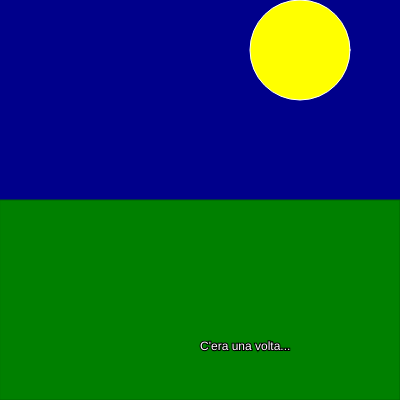
Frame 1 (no input)
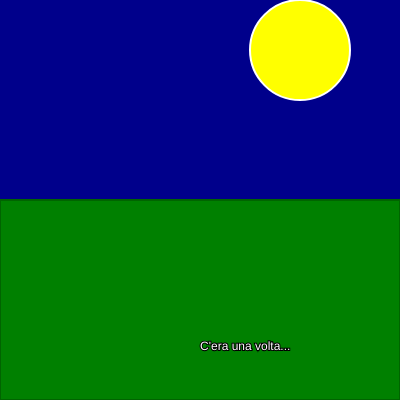
Frame 60 (no input)
Frame 120 (the mouse pressed at the canvas centre since frame 60): identical to frame 60, image omitted

The p5.js sketch that drew these frames (run headless with seeded random() and noise() and a simulated clock; from frame 60 on, the mouse is pressed at the canvas centre):

// p5.js sketch
// ── sketch.js
function setup() {
  createCanvas(400, 400);
}

function draw() {
  // Color the background dark blue
  background("darkblue");
  // Draw a yellow circle at (300, 50) with a radius of 100, apply the fill color
  fill("yellow");
  stroke("white");
  circle(300, 50, 100);

  fill("green");
  stroke("darkgreen");
  rect(0, 200, 400, 200); 

  fill("white");
  stroke("black");
  strokeWeight(2);
  text("C'era una volta...", 200, 350);
}
